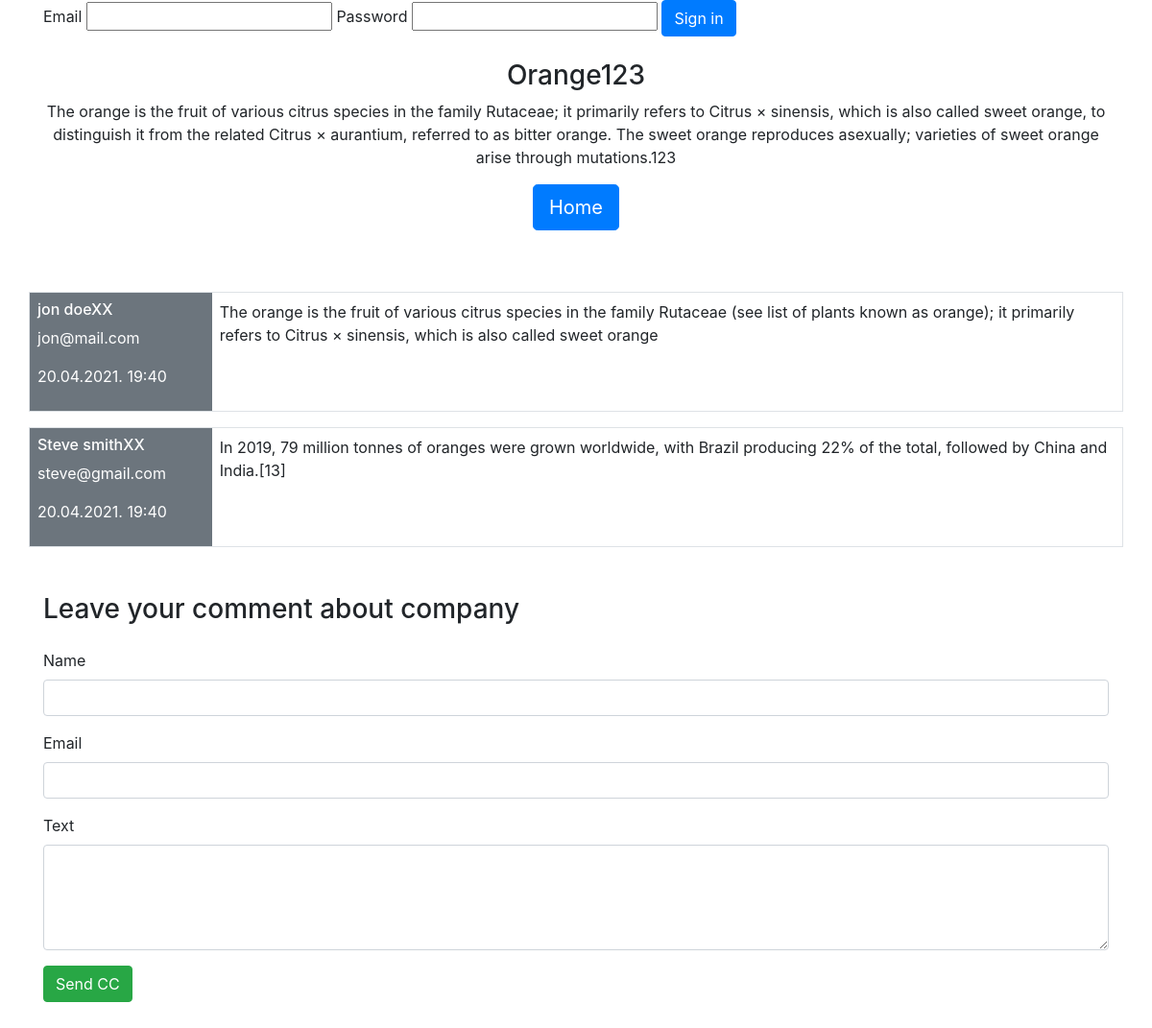
Screenshot of /product.php?id=1 with the database file from the repository.
### tables this page shows
CREATE TABLE `fruits` (
  `id` int(10) NOT NULL,
  `title` varchar(255) NOT NULL,
  `description` text NOT NULL,
  `image` text NOT NULL
);

CREATE TABLE `comments` (
  `id` int(11) NOT NULL,
  `product_id` int(11) DEFAULT NULL,
  `name` varchar(255) NOT NULL,
  `email` varchar(255) NOT NULL,
  `text` text NOT NULL,
  `approved` tinyint(1) DEFAULT 0,
  `date` timestamp NOT NULL DEFAULT current_timestamp() ON UPDATE current_timestamp()
);

### app/Database/Database.php (called while the page is built, shortened)
<?php
class Database
{
    public function __construct()
    {
        try {
            $db = new PDO('mysql:host=localhost;dbname=citrus;charset=utf8mb4', 'root', '');
            $db->setAttribute(PDO::ATTR_ERRMODE, PDO::ERRMODE_EXCEPTION);
            $db->setAttribute(PDO::ATTR_EMULATE_PREPARES, false);
            $db->setAttribute(PDO::ATTR_DEFAULT_FETCH_MODE, PDO::FETCH_OBJ);
            $this->db = $db;
        }
        catch (PDOException $e) {
            echo "Connection Error: ". $e->getMessage();
        }
    }
}

### app/Models/Fruit.php (called while the page is built, shortened)
<?php
class Fruit extends Database {
    protected function find($id)
    {
        $stmt = $this->db->prepare("SELECT * FROM fruits WHERE id=:id");
        $stmt->bindValue(':id', $id);
        $stmt->execute();
        return $stmt->fetch();
    }
}

### app/Controllers/FruitsController.php (called while the page is built, shortened)
<?php
class FruitsController extends Fruit {
    public function show($id)
    {
        $fruit = $this->find($id);
        return $fruit;
    }
}

### app/Models/Comment.php (called while the page is built, shortened)
<?php
class Comment extends Database {
    protected function findByProduct($product_id)
    {
        $stmt = $this->db->prepare("SELECT * FROM comments WHERE product_id=:product_id AND approved = 1");
        $stmt->bindValue(':product_id', $product_id);
        $stmt->execute();
        return $stmt->fetchAll();
    }
}

### app/Controllers/CommentsController.php (called while the page is built, shortened)
<?php
class CommentsController extends Comment {
    public function display($product_id)
    {
        $result = $this->findByProduct($product_id);
        return $result;
    }
}

### app/helpers.php (called while the page is built, shortened)
<?php
function formatDate($time)
{
    return date('d.m.Y. G:i', strtotime($time));
}

### public/product.php (the view, shortened to what this page needs)
<?php
if(isset($_GET['id']))
{
    $fruits = new FruitsController;
    $comments = new CommentsController;
    $product = $fruits->show($_GET['id']);
}
else
{
    header("Location: index.php");
}
require_once "includes/header.php";
?>
<div class="container">
    <div class="text-center">
        <div class="img-wrapper">
        </div>
        <div class="content">
            <h3><?php echo $product->title; ?></h3>
            <p><?php echo $product->description; ?></p>
        </div>
        <a href="index.php" class="btn-lg btn btn-primary mb-5">Home</a>
    </div>
</div>
<section id="comments-list">
    <div class="container">
            <?php foreach($comments->display($product->id) as $comment): ?>
                <div class="row comment border my-3">
                    <div class="col-sm-4 col-md-3 col-xl-2 bg-secondary text-white p-2">
                        <h6 class="name"><?php echo $comment->name; ?>XX</h6>
                        <p class="email"><?php echo $comment->email; ?></p>
                        <p class="date"><?php echo formatDate($comment->date); ?></p>
                    </div>
                    <div class="col-sm-8 col-md-6 col-xl-10 p-2">
                        <p><?php echo $comment->text; ?></p>
                    </div>
                </div>
            <?php endforeach; ?>
    </div>
</section>
<section id="comment-create" class="my-5">
    <div class="container">
        <h3 class="mb-4">Leave your comment about company</h3>
        <form action="commentCreate.php" method="POST">
            <div class="form-group">
                <label for="">Name</label>
                <input type="text" class="form-control" name="name">
            </div>
            <div class="form-group">
                <label for="">Email</label>
                <input type="text" class="form-control" name="email">
            </div>
            <div class="form-group">
                <label for="">Text</label>
                <textarea class="form-control" name="text" cols="30" rows="4"></textarea>
            </div>
            <button class="btn btn-success">Send CC</button>
        </form>
    </div>
</section>
<?php require_once "includes/footer.php"; ?>

### rows the page displays
fruits: title "Orange123", description "The orange is the fruit of various citrus species in the family Rutaceae; it primarily refers to Citrus × sinensis, which is also called sweet orange, to distinguish it from the related Citrus × aurantium, referred to as bitter orange. The sweet orange reproduces asexually; varieties of sweet orange arise through mutations.123"
comments: name "jon doe", email "jon@mail.com", date "20.04.2021. 19:40", text "The orange is the fruit of various citrus species in the family Rutaceae (see list of plants known as orange); it primarily refers to Citrus × sinensis, which is also called sweet orange"
comments: name "Steve smith", email "steve@gmail.com", date "20.04.2021. 19:40", text "In 2019, 79 million tonnes of oranges were grown worldwide, with Brazil producing 22% of the total, followed by China and India.[13]"
